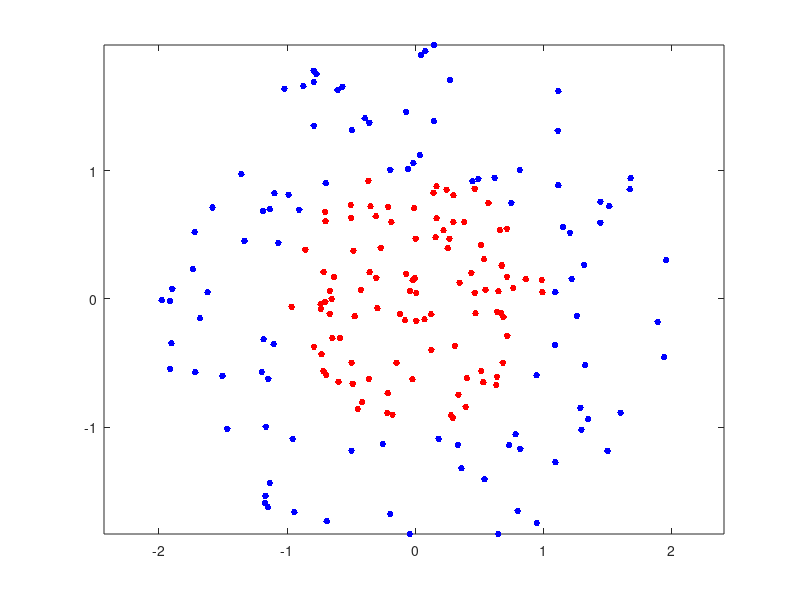

MATLAB code for this plot:
function [] = partII()

    % generate the data

    rng(1); 
    r = sqrt(rand(100,1)); 
    t = 2*pi*rand(100,1);  
    data1 = [r.*cos(t), r.*sin(t)]; 

    r2 = sqrt(3*rand(100,1)+1); 
    t2 = 2*pi*rand(100,1);      
    data2 = [r2.*cos(t2), r2.*sin(t2)]; 

    % plot the data

    figure;
    plot(data1(:,1),data1(:,2),'r.','MarkerSize',15)
    hold on
    plot(data2(:,1),data2(:,2),'b.','MarkerSize',15)
    axis equal
    hold on

    % work on class 1
    [a1, R1] = calcRandCentre(data1);

    fprintf('Class 1 center point[%f, %f]\n',a1(1), a1(2))
    fprintf('Class 1 Radii is %f\n', R1)
    % work on class 2
    [a2, R2] = calcRandCentre(data2);
    fprintf('Class 2 center point[%f, %f]\n',a2(1), a2(2))
    fprintf('Class 2 Radii is %f\n', R2)
    % plot centre and radius for class 1
    plot(a1(1), a1(2), 'rx', 'MarkerSize', 15);
    viscircles(a1', R1, 'Color', 'r', 'LineWidth', 1);
    hold on

    % plot centre and radius for class 2
    plot(a2(1), a2(2), 'bx', 'MarkerSize', 15);
    viscircles(a2', R2, 'Color', 'b', 'LineWidth', 1);

end

function [a, R] = calcRandCentre(data)

    % to be completed

    % Formulate the result from previous question, 
    % note that on my report, it is max.. but here quadprog solve a min
    % problem, so I need change my function to -(...)
    % quadprog(H,f,A,b,Aeq,beq,lb,ub,x0)
    % H, A, and Aeq are matrices, and f, b, beq, lb, ub, and x are vectors.
    % First, calculate H, which is K in my illustration and 
    % it is x_i .* x_j
    n = length(data);
    H = zeros(n);
    for i = 1:n
        for j = 1:n
            H(i,j) = data(i,:)*transpose(data(j,:));
        end
    end
    % Then f, which is x_i .* x_i in max problem, should change to -f^T
    f = zeros(n,1);
    for i = 1:n
        f(i,1)=data(i,:)*transpose(data(i,:));
    end
    f = -transpose(f);
    % other simple parameter, we assume C = 0.4
    C = 0.4;
    A = zeros(n);
    b = zeros(n,1);
    Aeq = ones(1,n);
    beq = 1;
    lb = zeros(n,1);
    ub = C*ones(n,1);
    x = quadprog(H,f,A,b,Aeq,beq,lb,ub);
    %now we get \mu and we can calculate center point and radii
    a_t =  transpose(x)*data/sum(x);
    a = transpose(a_t);
    distance = data-a_t;
    R_sum = 0;
    num = 0;
    for i = 1:length(x)
        % 0 <= x <= C, here we change 0 to a small number as a threshold
        % and get better result
        if x(i)>=0.00000006 && x(i)<= C
            % calculate the sum of radii, each radii is i * i
            R_sum = R_sum + sqrt(distance(i,:)*transpose(distance(i,:)));
            num=num+1;
        end
    end
    R = R_sum/num;

end